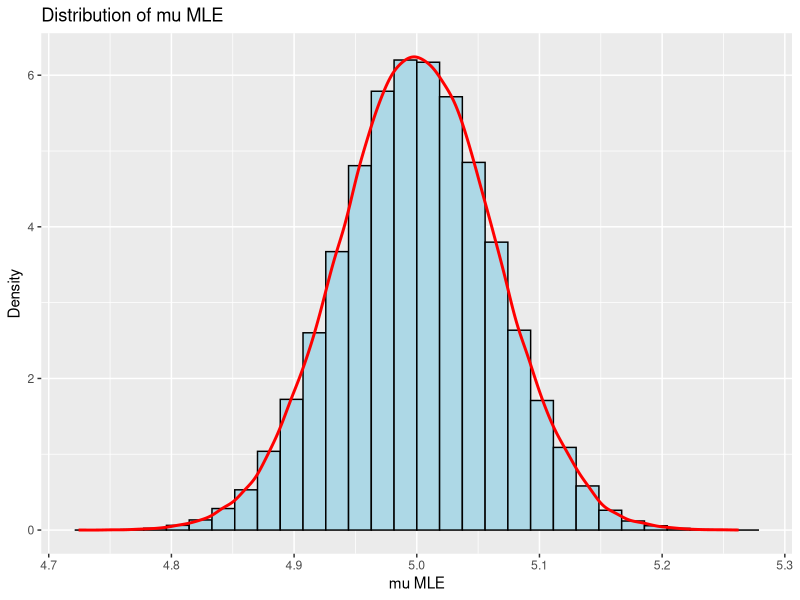
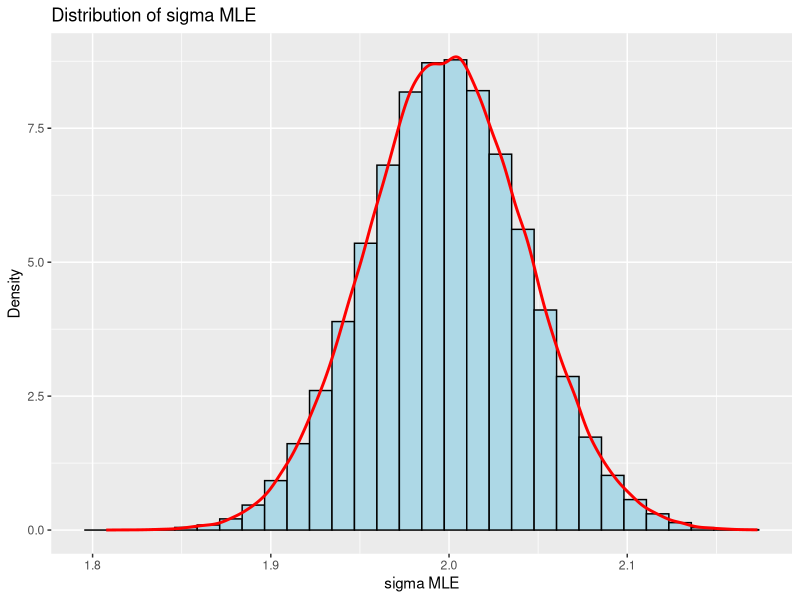

Reproduce these figures in R, in order.
## =====================================================
## 1. Prepare environment & set working directory
## =====================================================

# Set folder to current script location (in RStudio)
if (requireNamespace("rstudioapi", quietly = TRUE)) {
  setwd(dirname(rstudioapi::getActiveDocumentContext()$path))
}

# Load necessary package
# install.packages("ggplot2")
library(ggplot2)

## =====================================================
## 2. Set parameters and run simulations
## =====================================================

set.seed(123)

mu_true    <- 5
sigma_true <- 2
n               <- 1000       # Sample size
num_simulations <- 100000     # Number of simulations

# Initialize vectors to store maximum likelihood estimates
mu_mle_values    <- numeric(num_simulations)
sigma_mle_values <- numeric(num_simulations)

# Perform multiple simulations
for (i in 1:num_simulations) {
  sample <- rnorm(n, mu_true, sigma_true)
  mu_mle_values[i]    <- mean(sample)
  sigma_mle_values[i] <- sqrt((n - 1) / n * var(sample))
}

# Check approximate unbiasedness
cat("Average of mu estimator:", mean(mu_mle_values), "\n")
cat("Average of sigma^2 estimator:", mean(sigma_mle_values^2), "\n")

## =====================================================
## 3. Prepare data for ggplot2
## =====================================================

df_mu    <- data.frame(mu_mle    = mu_mle_values)
df_sigma <- data.frame(sigma_mle = sigma_mle_values)

## =====================================================
## 4. Plot and save distribution of mu MLE
## =====================================================

p_mu <- ggplot(df_mu, aes(x = mu_mle)) +
  geom_histogram(aes(y = ..density..),
                 bins = 30, colour = "black", fill = "lightblue") +
  geom_density(colour = "red", linewidth = 1) +
  labs(title = "Distribution of mu MLE", x = "mu MLE", y = "Density")  

ggsave("mu_mle_distribution.png", plot = p_mu, width = 6, height = 4, dpi = 300)

## =====================================================
## 5. Plot and save distribution of sigma MLE
## =====================================================

p_sigma <- ggplot(df_sigma, aes(x = sigma_mle)) +
  geom_histogram(aes(y = ..density..),
                 bins = 30, colour = "black", fill = "lightblue") +
  geom_density(colour = "red", linewidth = 1) +
  labs(title = "Distribution of sigma MLE", x = "sigma MLE", y = "Density")  

ggsave("sigma_mle_distribution.png", plot = p_sigma, width = 6, height = 4, dpi = 300)
